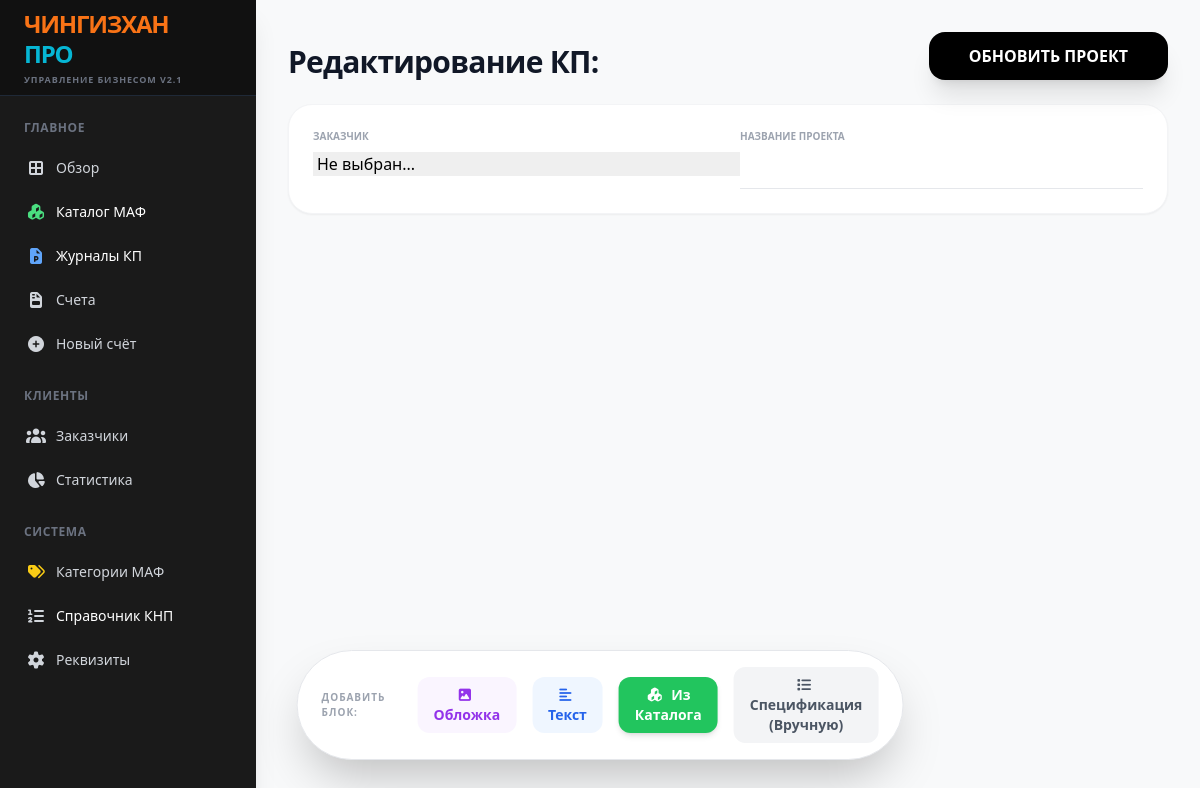
Before: /edit_proposal/KP-1777231741 with the older database file.
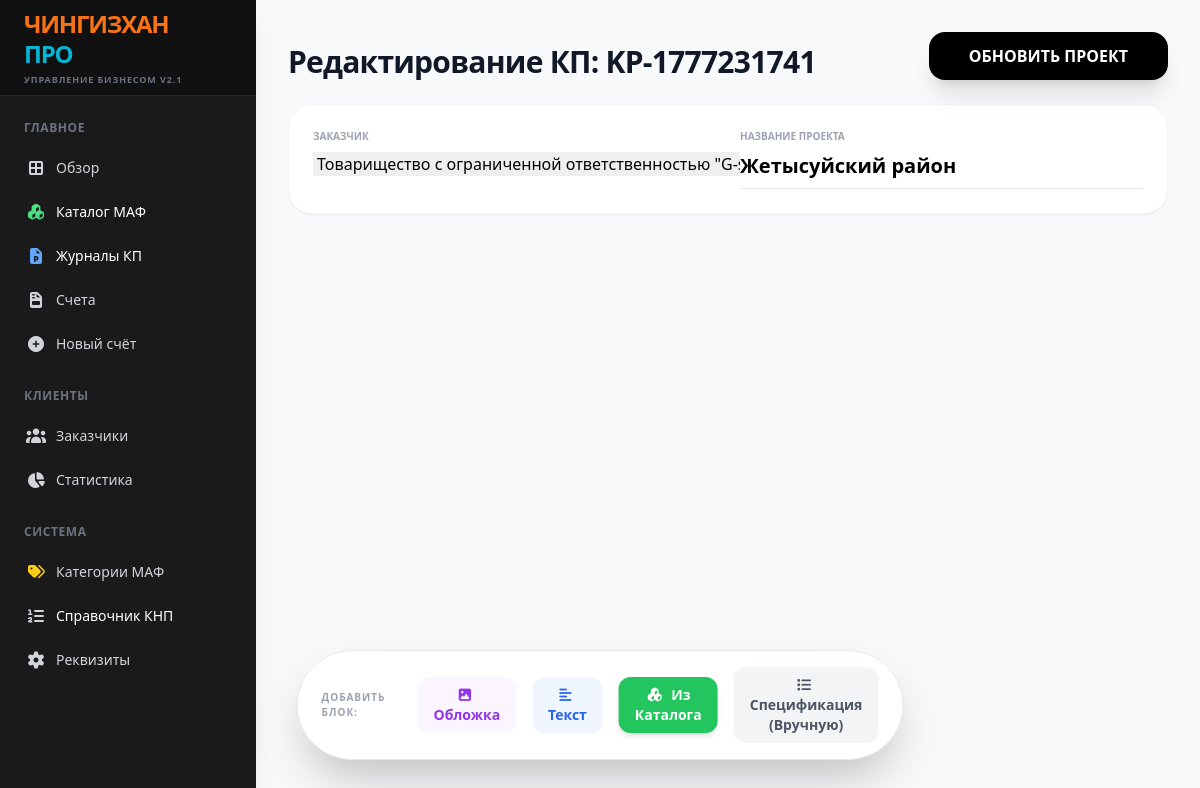
After: the same page with the newer database file.
### tables this page shows
CREATE TABLE proposals (id TEXT PRIMARY KEY, client_id TEXT, date TEXT, project_name TEXT, total REAL, status INTEGER DEFAULT 0);

CREATE TABLE clients (id TEXT PRIMARY KEY, name TEXT, bin TEXT, contact TEXT, address TEXT);

### app.py (the view, shortened to what this page needs)
@app.route('/edit_proposal/<prop_id>', methods=['GET', 'POST'])
def edit_proposal(prop_id):
    with sqlite3.connect(DB_NAME) as conn:
        c = conn.cursor()
        prop = c.execute("SELECT id, client_id, date, project_name, total FROM proposals WHERE id=?", (prop_id,)).fetchone()
        blocks = c.execute("SELECT id, block_type, title, text_content, qty, price, unit, img1, img2, img3, items_json, cost FROM proposal_blocks WHERE proposal_id=? ORDER BY sort_order", (prop_id,)).fetchall()
        clients = c.execute("SELECT id, name FROM clients ORDER BY name").fetchall()
    return render_template('edit_proposal.html', prop=prop, blocks=blocks, clients=clients, json=json)

### templates/edit_proposal.html (shortened to what this page needs)
{% extends "base.html" %}
{% block content %}
<div class="p-8 max-w-5xl mx-auto pb-32">
    <form method="POST" enctype="multipart/form-data" class="space-y-6">
        <div class="flex justify-between items-end mb-4">
            <h2 class="text-3xl font-black text-gray-900 tracking-tight">Редактирование КП: {{ prop[0] }}</h2>
            <button type="submit" class="bg-black text-white px-10 py-3 rounded-2xl font-bold hover:bg-gray-800 transition shadow-xl">ОБНОВИТЬ ПРОЕКТ</button>
        </div>
        <div class="grid grid-cols-2 gap-6 bg-white p-6 rounded-3xl shadow-sm border border-gray-100 mb-8">
            <div>
                <label class="block text-[10px] font-black text-gray-400 uppercase mb-2">Заказчик</label>
                <select name="client_id" id="clientSelect">
                    <option value="" {% if not prop[1] %}selected{% endif %}>Не выбран...</option>
                    {% for c in clients %}<option value="{{ c[0] }}" {% if prop[1] == c[0] %}selected{% endif %}>{{ c[1] }}</option>{% endfor %}
                </select>
            </div>
            <div><label class="block text-[10px] font-black text-gray-400 uppercase mb-2">Название проекта</label><input type="text" name="project_name" value="{{ prop[3] }}" required class="w-full text-xl font-bold outline-none border-b border-gray-200 pb-2"></div>
        </div>
        <div class="fixed bottom-10 left-1/2 transform -translate-x-1/2 bg-white px-6 py-4 rounded-full shadow-2xl border border-gray-200 flex space-x-4 items-center z-40">
            <span class="text-[10px] font-black text-gray-400 uppercase tracking-widest mr-4">Добавить блок:</span>
            <button type="button" onclick="addCoverBlock()" class="bg-purple-50 text-purple-600 hover:bg-purple-100 px-4 py-2 rounded-xl font-bold text-sm transition"><i class="fas fa-image mr-1"></i> Обложка</button>
            <button type="button" onclick="addTextBlock()" class="bg-blue-50 text-blue-600 hover:bg-blue-100 px-4 py-2 rounded-xl font-bold text-sm transition"><i class="fas fa-align-left mr-1"></i> Текст</button>
            <button type="button" onclick="openCatalogModal()" class="bg-green-500 text-white hover:bg-green-600 px-4 py-2 rounded-xl font-bold text-sm shadow-md transition"><i class="fas fa-cubes mr-1"></i> Из Каталога</button>
            <button type="button" onclick="addManualProductBlock()" class="bg-gray-100 text-gray-600 hover:bg-gray-200 px-4 py-2 rounded-xl font-bold text-sm transition"><i class="fas fa-list mr-1"></i> Спецификация (Вручную)</button>
        </div>
    </form>
</div>
{% endblock %}

Changed rows visible on the page:
added proposals: id "KP-1777231741", client_id "Товарищество с ограниченной ответственностью \"G-safe construction\"", project_name "Жетысуйский район"
Other visible differences:
form field client_id: "Не выбран..." → (not shown)
